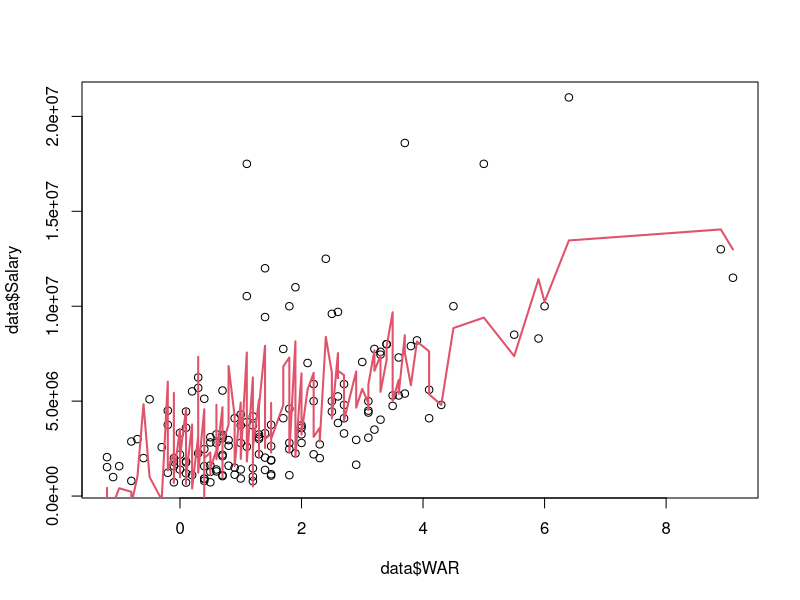
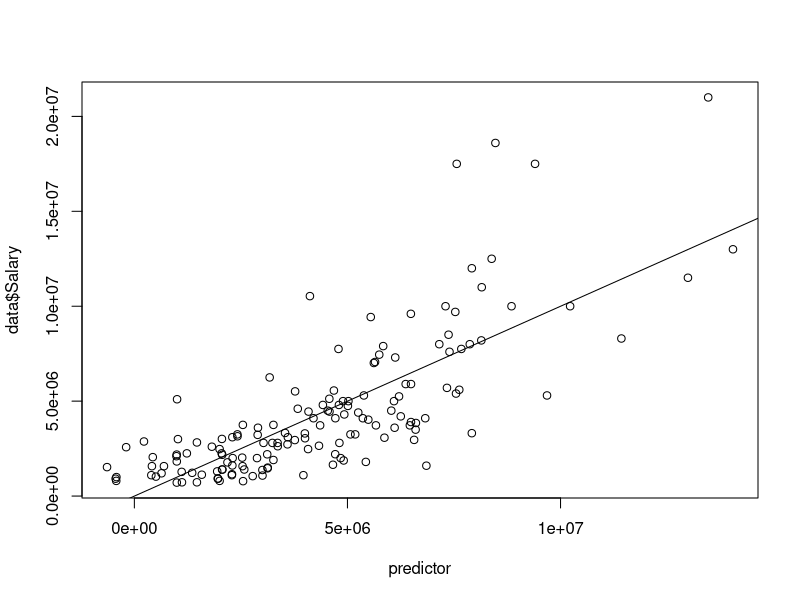
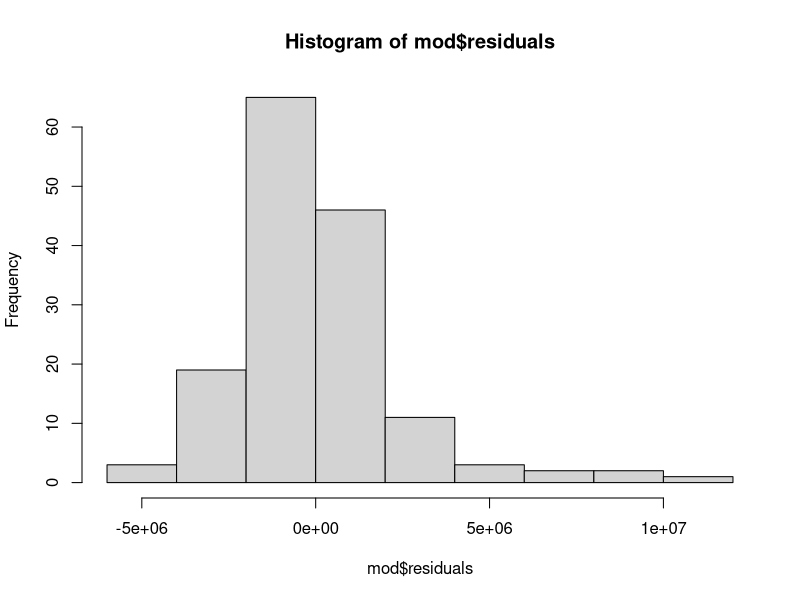
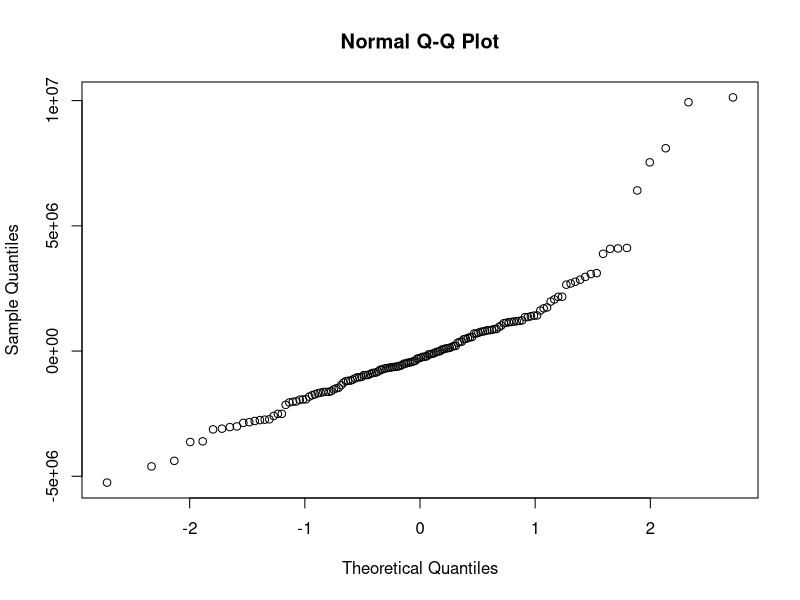
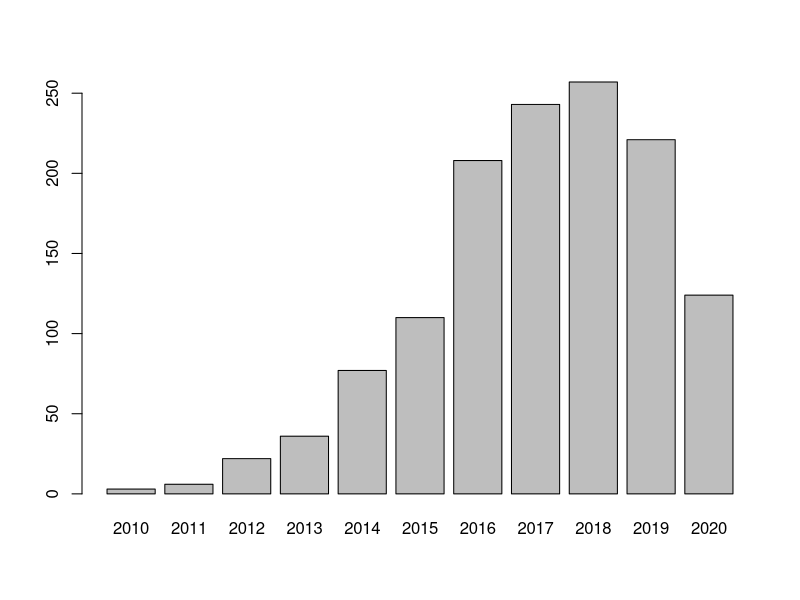
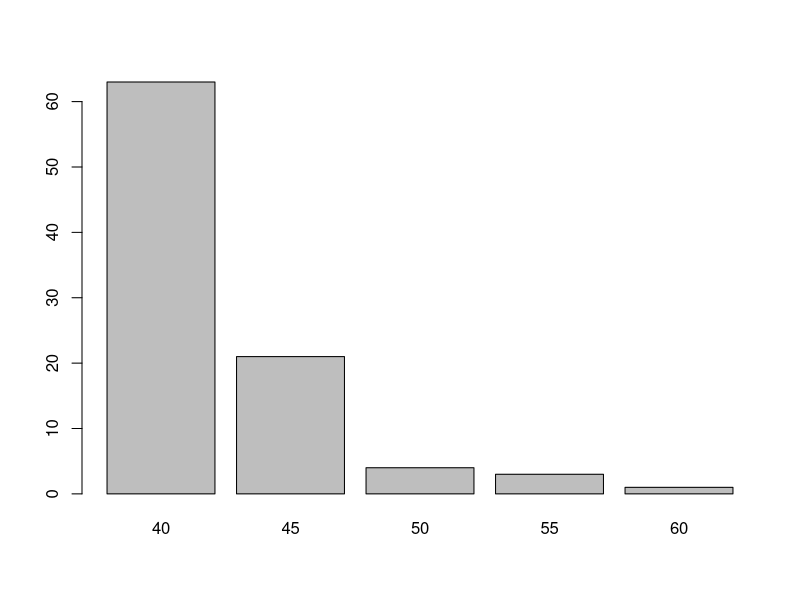
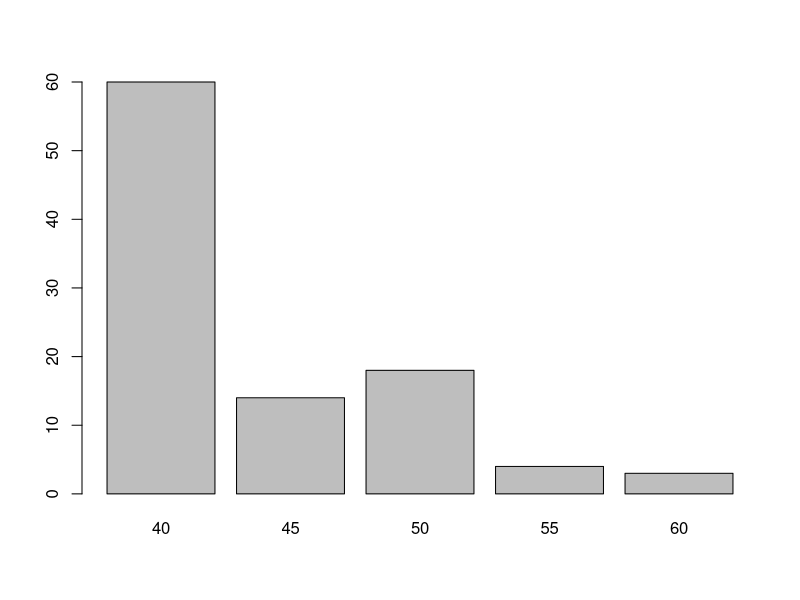
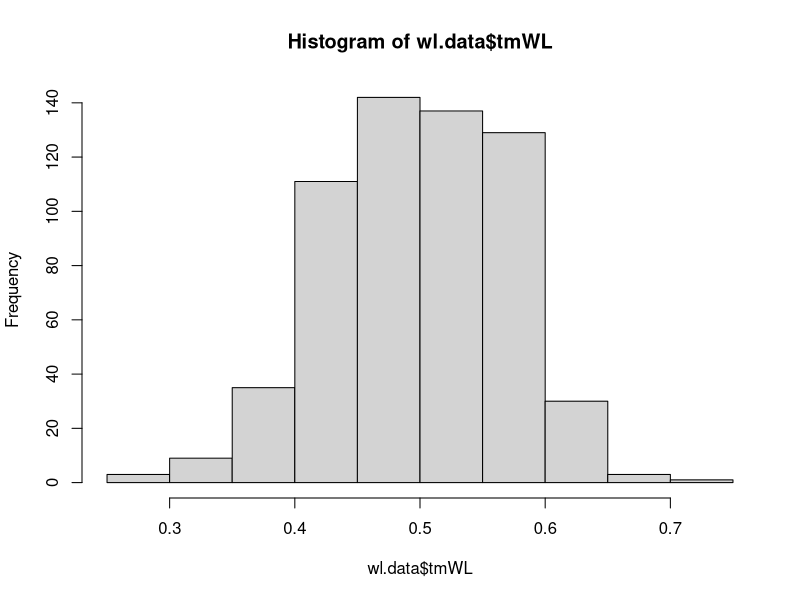

Generate these figures, in order, with R: (Note: this script raises an error after producing the figures.)
# Statistical analysis that inform simulation constants

# How do we model arbitration?
# Arbitration data is from SPOTRAC

data <- read.csv("arbitration.csv")

data$Salary <- as.numeric(gsub('[$,]', '', data$Salary))

mod <- lm(data$Salary ~ data$WAR + factor(data$Years) + data$Age); summary(mod)

# Alternative with polynomial
mod2 <- lm(data$Salary ~ poly(data$WAR, 3) + factor(data$Years) + data$Age); summary(mod)

plot(data$WAR, data$Salary)

predictor <- predict(mod)

ix <- sort(data$WAR,index.return=T)$ix
lines(data$WAR[ix], predictor[ix], col=2, lwd=2 ) 

plot(predictor, data$Salary)
abline(0, 1)

# Note: model can be improved by using a log transformation
hist(mod$residuals)
qqnorm(mod$residuals)

data <- read.csv("prospect_data/total-board-data.csv")

# How big is the board?

lengths(data)

barplot(table(data$Sign.Yr))

# How many prospects per draft?
picks_2020 <- data[data$Sign.Mkt == "Draft" & data$Sign.Yr == 2020,]
lengths(picks_2020)[1]; 124 / 30  # There are 124 from 2020 - not all have signed yet, though, and the draft was smaller

picks_2019 <- data[data$Sign.Mkt == "Draft" & data$Sign.Yr == 2019,]
lengths(picks_2019)[1]; 184 / 30  # There are 184 from 2019

picks_2018 <- data[data$Sign.Mkt == "Draft" & data$Sign.Yr == 2018,]
lengths(picks_2018)[1]; 174 / 30  # There are 174 in 2018 - expected, because some drop out

# What proportion of prospects are from J2 vs. the Draft?

table(data$Sign.Mkt)
print("From J2: "); 472 / (831 + 472)
print("From Draft: "); 831 / (831 + 472)

831/472
6 / 3.5

# FV Distribution for J2 signings

prop.table(table(data$FV[data$Sign.Mkt == "J2"]))

# What is the FV distribution for a draft year?

# 2019
picks_2019$new.FV <- strtoi(gsub("+", "", picks_2019$FV))
table(picks_2019$new.FV)
prop.table(table(picks_2019$new.FV))
barplot(table(picks_2019$new.FV))

# 2018
picks_2018$new.FV <- strtoi(gsub("+", "", picks_2018$FV))
table(picks_2018$new.FV)
prop.table(table(picks_2018$new.FV))
barplot(table(picks_2018$new.FV))

# What are the FVs for each draft slot, assuming a draft of 180 players?
# Using figures from 2019 draft

.0109 * 180  # Top two are 60
.0326 * 180  # Next 6 are 55
.0435 * 180  # Next 8 are 50
.2283 * 180  # Next 41 are 45
.6848 * 180  # Next 123 are 40
2 + 6 + 8 + 41 + 123

# How many prospects are pitchers vs. hitters?

prop.table(table(data$Pos))
.100 + .393  # Pitchers - it's about evenly split

# What's the distribution of WL%?

wl.data <- read.csv("total.csv")
hist(wl.data$tmWL)

# Per year - it's pretty erratic
hist(wl.data[wl.data$Year == 2019,]$tmWL)
hist(wl.data[wl.data$Year == 2018,]$tmWL)
hist(wl.data[wl.data$Year == 2017,]$tmWL)
hist(wl.data[wl.data$Year == 2016,]$tmWL)

# What are the cut-off values for the important draft picks?

quantile(wl.data$tmWL, probs = c(2/30, 8/30, 16/30, (57 - 30)/30))

# What's the ETA of prospects when they're signed?

prop.table(table(data$ETA[data$Sign.Yr == 2020]))
prop.table(table(data$ETA[data$Sign.Yr == 2019]))
prop.table(table(data$ETA[data$Sign.Yr == 2018]))

plot(data$ETA[data$Sign.Yr == 2020], data$Age[data$Sign.Yr == 2020])

prop.table(table(data$ETA[data$Sign.Yr == 2020 & data$Age < 20]))  # Age < 20
prop.table(table(data$ETA[data$Sign.Yr == 2020 & data$Age >= 20]))  # Age < 20

# What are the ages of draft prospects?

hist(data$Age[data$Sign.Mkt == "Draft" & data$Sign.Yr == 2020])

# What do the J2 prospects look like?

hist(data$Age[data$Sign.Mkt == "J2" & data$Sign.Yr == 2019])  # Almost all age 17
prop.table(table(data$new.FV[data$Sign.Yr == 2019]))

# What does ETA look like for the whole board?
barplot(table(data$ETA))


# ETA vs. real ETA from The Board

# Adding in actual ETA based on leaderboards

board_2017 = read.csv("ETA Data/2017-board-data.csv")
board_2018 = read.csv("ETA Data/2018-board-data.csv")
leaders_2017 = read.csv("ETA Data/leaders-2017.csv")
leaders_2018 = read.csv("ETA Data/leaders-2018.csv")
leaders_2019 = read.csv("ETA Data/leaders-2019.csv")

board_2017$in2017 <- board_2017$Name %in% leaders_2017$Name
board_2017$in2018 <- board_2017$Name %in% leaders_2018$Name
board_2017$in2019 <- board_2017$Name %in% leaders_2019$Name

board_2018$in2018 <- board_2018$Name %in% leaders_2018$Name
board_2018$in2019 <- board_2018$Name %in% leaders_2019$Name

# Set ETA
{
board_2017$debut <-
  (2017 * board_2017$in2017) + 
  (2018 * (!board_2017$in2017 & board_2017$in2018)) + 
  (2019 * (!board_2017$in2017 & !board_2017$in2018 & board_2017$in2019)) + 
  (2020 * (!board_2017$in2017 & !board_2017$in2018 & !board_2017$in2019))
}

{
  board_2018$debut <-
    (2018 * (board_2018$in2018)) + 
    (2019 * (!board_2018$in2018 & board_2018$in2019)) + 
    (2020 * (!board_2018$in2018 & !board_2018$in2019))
}

# Tables and graphs
tab <- table(board_2017$ETA, board_2017$debut); tab
prop.table(tab, 1)

barplot(table(board_2017$debut[board_2017$ETA == 2017]))
barplot(table(board_2017$debut[board_2017$ETA == 2018]))
barplot(table(board_2017$debut[board_2017$ETA == 2019]))
barplot(table(board_2017$debut[board_2017$ETA > 2019]))

tab <- table(board_2018$ETA, board_2018$debut); tab
prop.table(tab, 1)

barplot(table(board_2018$debut[board_2018$ETA == 2018]))
barplot(table(board_2018$debut[board_2018$ETA == 2019]))
barplot(table(board_2018$debut[board_2018$ETA > 2019]))

lengths(board_2018)
board_2018$Signed

barplot(table(board_2018$ETA[grep("2018", board_2018$Signed)]))

# FV Drift

board_2019 = read.csv("ETA Data/2019-board-data.csv")
board_2020 = read.csv("ETA Data/2020-board-data.csv")

total_board <- rbind(data.frame("Name"=board_2017$Name), 
                     data.frame("Name"=board_2018$Name),
                     data.frame("Name"=board_2019$Name),
                     data.frame("Name"=board_2020$Name))
total_board <- unique(total_board)

total_board <- merge(total_board,
                     data.frame("Name"=board_2017$Name,
                                "FV2017"=board_2017$FV), by=c("Name"), all=TRUE)
total_board <- merge(total_board,
                     data.frame("Name"=board_2018$Name,
                                "FV2018"=board_2018$FV), by=c("Name"), all=TRUE)
total_board <- merge(total_board,
                     data.frame("Name"=board_2019$Name,
                                "FV2019"=board_2019$FV), by=c("Name"), all=TRUE)
total_board <- merge(total_board,
                     data.frame("Name"=board_2020$Name,
                                "FV2020"=board_2020$FV), by=c("Name"), all=TRUE)

tab1 <- table(total_board$FV2017, total_board$FV2018); tab1
tab2 <- table(total_board$FV2018, total_board$FV2019); tab2
tab3 <- table(total_board$FV2019, total_board$FV2020); tab3

prop.table(tab1, 1)
prop.table(tab2, 1)
prop.table(tab3, 1)

total = read.csv("total.csv")

# Analysis informing the world series probability function

# Wins from WAR sum regression
mod <- lm(Wtm ~ WARtot, data=total); summary(mod)
{
  plot(total$WARtot, total$Wtm, col="black"); 
  abline(mod, col="red");
  abline(47, 1, col="blue")
}

h <- hist(mod$residuals)
sd(mod$residuals)

# Overlayed normal distribution
x <- mod$residuals
xfit <- seq(min(x), max(x), length=600)
yfit <- dnorm(xfit, mean=mean(x), sd=sd(x))
yfit <- yfit * diff(h$mids[1:2]) * length(x)
lines(xfit, yfit, col="blue", lwd=2)

